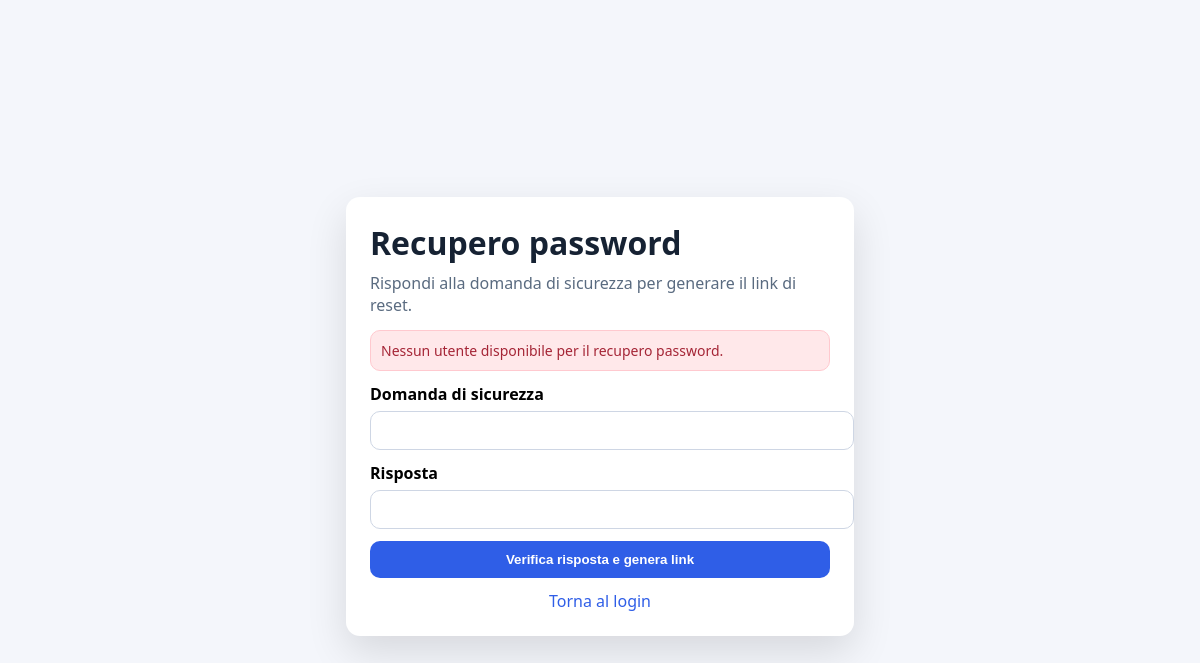
The page /forgot_password.php on the database as committed earlier.
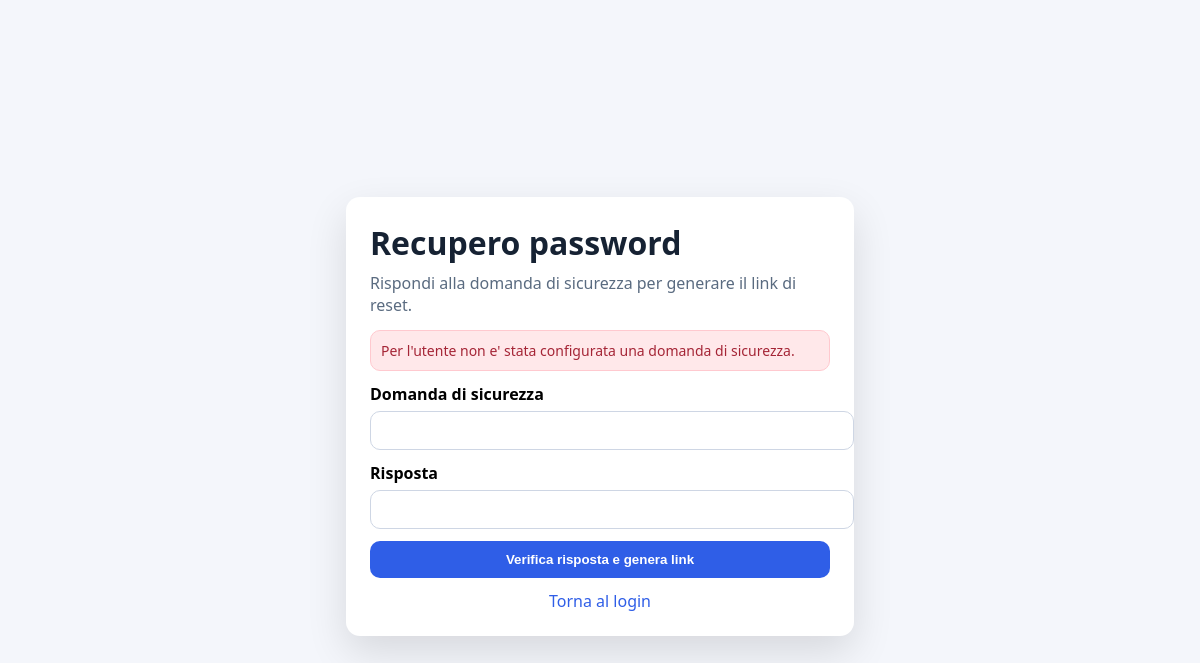
The same page on the database as committed later.
### tables this page shows
CREATE TABLE IF NOT EXISTS users (
    user_id INT AUTO_INCREMENT PRIMARY KEY,
    username VARCHAR(100) NOT NULL UNIQUE,
    password_hash VARCHAR(255) NULL,
    must_change_password TINYINT(1) NOT NULL DEFAULT 1,
    security_question VARCHAR(255) NULL,
    security_answer_hash VARCHAR(255) NULL,
    created_at TIMESTAMP NOT NULL DEFAULT CURRENT_TIMESTAMP
);

### app/config/init.php (called while the page is built, shortened)
<?php
spl_autoload_register(function ($class) {
    $parts = explode('\\', $class);
    array_shift($parts);
    $subdir = strtolower(array_shift($parts));
    $classFile = implode(DIRECTORY_SEPARATOR, $parts) . '.php';
    $file = BASE_PATH . DIRECTORY_SEPARATOR . 'app' . DIRECTORY_SEPARATOR . $subdir . DIRECTORY_SEPARATOR . $classFile;
});

### app/core/Database.php (called while the page is built, shortened)
<?php
class Database
{
    private static $instance = null;
    private $pdo;
    private function __construct()
    {
        $config = require __DIR__ . '/../../app/config/database.php';
        $host = $config['host'];
        $dbname = $config['dbname'];
        $user = $config['username'];
        $password = $config['password'];
        try {
            $schemaPath = __DIR__ . '/../../sql/schema.sql';
            if (file_exists($schemaPath)) {
                $sql = file_get_contents($schemaPath);
            }
            $dsn = "mysql:host={$host};dbname={$dbname};charset=utf8mb4";
            $this->pdo = new PDO($dsn, $user, $password);
            $this->pdo->setAttribute(PDO::ATTR_ERRMODE, PDO::ERRMODE_EXCEPTION);
            $this->pdo->setAttribute(PDO::ATTR_DEFAULT_FETCH_MODE, PDO::FETCH_ASSOC);
        }
        catch (PDOException $e) {
            die("Connessione al database fallita: " . $e->getMessage());
        }
    }
    public static function getInstance()
    {
        if (self::$instance === null) {
            self::$instance = new self();
        }
        return self::$instance;
    }
    public function query($sql, $params = [])
    {
        $stmt = $this->pdo->prepare($sql);
        $stmt->execute($params);
        return $stmt;
    }
}

### app/config/database.php (called while the page is built)
<?php
return [
    'host' => '127.0.0.1',
    'dbname' => 'gestionale_studio',
    'username' => 'root',
    'password' => '',
    'charset' => 'utf8mb4'
];

### app/models/User.php (called while the page is built, shortened)
<?php
class User
{
    private $db;
    public function __construct()
    {
        $this->db = Database::getInstance();
    }
    public function getFirstUser()
    {
        $stmt = $this->db->query("SELECT * FROM users ORDER BY user_id ASC LIMIT 1");
        return $stmt->fetch();
    }
    public function hasSecurityQuestion($user)
    {
        return !empty($user['security_question']) && !empty($user['security_answer_hash']);
    }
}

### app/views/auth/forgot_password.php (the view, shortened to what this page needs)
<!DOCTYPE html>
<html lang="it">
<head>
</head>
<body>
<div class="card">
    <h1>Recupero password</h1>
    <p>Rispondi alla domanda di sicurezza per generare il link di reset.</p>
    <?php if (!empty($error)): ?>
        <div class="msg error"><?php echo htmlspecialchars($error); ?></div>
    <?php endif; ?>
    <form method="POST" action="forgot_password.php">
        <div class="form-group">
            <label>Domanda di sicurezza</label>
            <input value="<?php echo htmlspecialchars($securityQuestion ?? ''); ?>" readonly>
        </div>
        <div class="form-group">
            <label for="security_answer">Risposta</label>
            <input id="security_answer" name="security_answer" required>
        </div>
        <button class="btn" type="submit">Verifica risposta e genera link</button>
    </form>
    <div class="link-row">
        <a href="login.php">Torna al login</a>
    </div>
</div>
</body>
</html>

### public/forgot_password.php (shortened to what this page needs)
<?php
require_once __DIR__ . '/../app/config/init.php';
$controller = new AuthController();
if ($_SERVER['REQUEST_METHOD'] === 'POST') {
    $controller->forgotPassword();
} else {
    $controller->showForgotPassword();
}

### app/controllers/AuthController.php (shortened to what this page needs)
<?php
class AuthController
{
    public function showForgotPassword()
    {
        $userModel = new User();
        $user = $userModel->getFirstUser();
        if (!$user) {
            $error = 'Nessun utente disponibile per il recupero password.';
            require_once __DIR__ . '/../views/auth/forgot_password.php';
            return;
        }
        if (!$userModel->hasSecurityQuestion($user)) {
            $error = 'Per l\'utente non e\' stata configurata una domanda di sicurezza.';
            require_once __DIR__ . '/../views/auth/forgot_password.php';
            return;
        }
        $securityQuestion = $user['security_question'];
        require_once __DIR__ . '/../views/auth/forgot_password.php';
    }
}

### app/views/auth/forgot_password.php (style rules this page uses)
body { font-family: 'Segoe UI', Tahoma, Geneva, Verdana, sans-serif; background:#f4f6fb; display:flex; justify-content:center; align-items:center; min-height:100vh; margin:0; padding:16px; }
.card { width:100%; max-width:460px; background:#fff; border-radius:14px; box-shadow:0 16px 40px rgba(0,0,0,0.12); padding:24px; }
h1 { margin:0 0 8px; color:#162233; }
p { margin:0 0 14px; color:#5a6b80; }
.form-group { margin-bottom:12px; }
label { display:block; margin-bottom:6px; font-weight:600; }
input { width:100%; padding:11px; border:1px solid #ced6e4; border-radius:10px; }
.btn { width:100%; border:none; border-radius:10px; background:#2f5ee7; color:#fff; padding:11px; font-weight:700; cursor:pointer; }
.msg { padding:10px; border-radius:10px; margin-bottom:12px; font-size:14px; }
.error { background:#ffe8ea; color:#a52536; border:1px solid #ffc9cf; }
.link-row { margin-top:12px; text-align:center; }
a { color:#2f5ee7; text-decoration:none; }

Rows that differ between the two databases and show on the page:
added users: security_question "Per l'utente non e' stata configurata una domanda di sicurezza."
Other text that changed with them:
$error: "Nessun utente disponibile per il recupero password." → (not shown)
